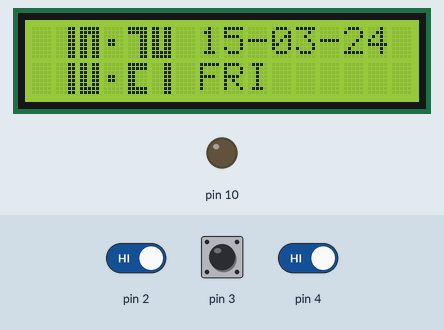
A sketch run on a simulated Arduino Uno, built with avr-gcc and run on an emulated ATmega328P. Parts: 16×2 character LCD, output pins drawn as LEDs (lit = HIGH). Inputs (shaded band) come from the test bench; at power-on: pin 2 HIGH, pin 3 HIGH, pin 4 HIGH. The local clock reads 2024-03-15 10:24:30 at power-on unless the sketch sets it; what the sketch prints to the serial monitor is not drawn.

Above: at 1.4 s.
1.5 s: pin 2 driven LOW
At 1.78 s:
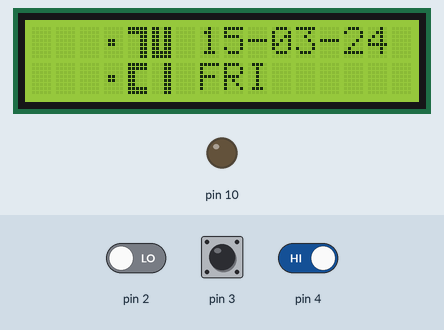
4.5 s: pin 3 pulled LOW for 0.15 s
7.6 s: pin 3 pulled LOW for 1 s
At 8.4 s:
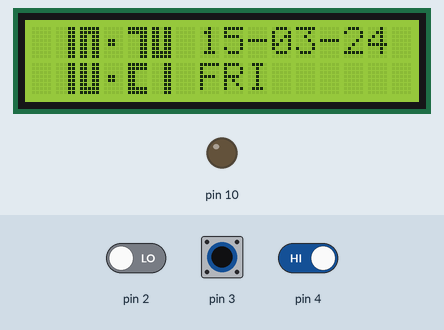
11.6 s: pin 3 driven LOW and pin 4 driven LOW
At 12.4 s:
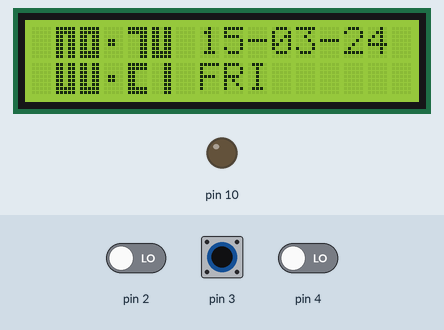
14.6 s: pin 3 driven HIGH
At 15.4 s:
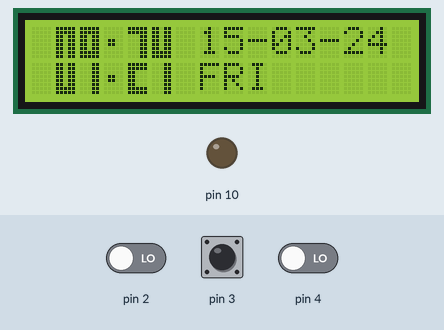
17.6 s: pin 2 driven HIGH and pin 3 driven LOW
At 21.8 s:
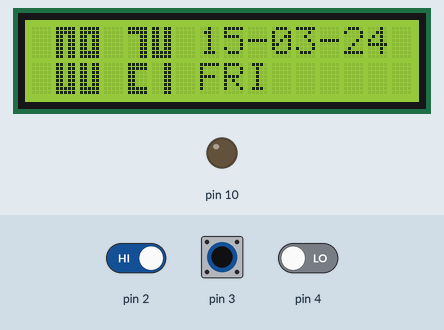
Timing chart, 0 to 23.3 s (numbered marks = the images above; inputs shaded):
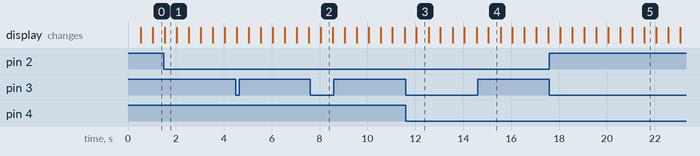

Measured:
- after the input at 1.5 s, the display: changes at once (image 1)
- after the input at 7.6 s, the display: changes after 0.44 s (image 2)
- after the input at 11.6 s, the display: changes after 0.45 s (image 3)
- after the input at 14.6 s, the display: changes after 0.45 s (image 4)
- after the input at 17.6 s, the display: first changes after 0.45 s (image 5 shows a later state)
- what the display in image 1 shows lasts 0.5 s, from 1.5 s to 2.0 s

The sketch:

WeekendProject2.ino
```cpp
#include "main.h"
#include "custCharLCD.h"
#include "DisplayTime.h"
#include "RotaryEncoder.h"

DisplayTime dispTime;
RotaryEncoder rEncoder(3, 4, 2);
RtcDateTime defaultTime = RtcDateTime("Jan 01 2021", "12:00:00");

void buttonISR() {
  if(dispTime.GetTimeState() == normalDisp) {
    dispTime.SetTimeState(setTimeDisp);
  }

  if(dispTime.GetTimeState() == setTimeDisp) {
     dispTime.NextBlinkState();
     dispTime.ResetSetTimeCounter();
  }
}

void checkRTC() {
  if (!Rtc.IsDateTimeValid())
  {
    if (Rtc.LastError() != 0)
    {
      // we have a communications error
      // see https://www.arduino.cc/en/Reference/WireEndTransmission for
      // what the number means
      Serial.print("RTC communications error = ");
      Serial.println(Rtc.LastError());
    }
    else
    {
      Serial.println("RTC lost confidence in the DateTime!");
      Rtc.SetDateTime(defaultTime);
    }
  }

  if (!Rtc.GetIsRunning())
  {
    Serial.println("RTC was not actively running, starting now");
    Rtc.SetIsRunning(true);
  }
}

void setup() {

  attachInterrupt(digitalPinToInterrupt(2), buttonISR, FALLING);

  // Setup Serial Monitor
  Serial.begin(9600);
  Serial.println("Hello World!");

  pinMode(10, OUTPUT);

  // Start and check the RTC:
  Rtc.Begin();
  checkRTC();

  lcd.begin(); // If you are using more I2C devices using the Wire library use lcd.begin(false)
  // this stop the library(LCD_I2C) from calling Wire.begin()

  lcd.begin();

  lcd.backlight();

  // put your setup code here, to run once:
  LoadCustomChar(characterS1);

}

void loop() {
  // put your main code here, to run repeatedly:
  // poll the rotary encoder if in time setting mode! :D
  if(dispTime.GetTimeState() == setTimeDisp) {
    rEncoder.Update();
    int8_t temp = rEncoder.getRotaryEncoderState();
    if(temp != NOCHANGE) dispTime.ResetSetTimeCounter();
    dispTime.SetTimeUpdate(temp);
    rEncoder.clearRotaryEncoderState();
  }
  else
    dispTime.Update();
}
```

DisplayTime.cpp
```cpp
#include <Arduino.h>
#include "DisplayTime.h"
#include "custCharLCD.h"
#include "main.h"

const char *dayOfWeek3letter[8] = {
  "SUN",
  "MON",
  "TUE",
  "WED",
  "THU",
  "FRI",
  "SAT",
};

DisplayTime::DisplayTime() {
  //timeSetTimeCountIn500ms = 0;
  setTimeCounter = 0;
  previousMillis = 0;
  blinkState = blinkColon;
  state = normalDisp;
  showDigit = true;
}

void DisplayTime::NextBlinkState() {
  ++blinkState;

  if (blinkState > blinkYear) {
    blinkState = blinkColon;
    SetTimeState(normalDisp);
  }
}

uint8_t DisplayTime::GetTimeState() {
  return state;
}

void DisplayTime::SetTimeState(uint8_t state) {
  this->state = state;
}

void DisplayTime::SetBlinkState(uint8_t blinkState) {
  this->blinkState = blinkState;
}

uint8_t DisplayTime::GetBlinkState() {
  return blinkState;
}

void DisplayTime::Display(uint8_t setBlinkDigit) {

  RtcDateTime now = Rtc.GetDateTime();

  const uint8_t hourLocation = 1;
  const uint8_t minuteLocation = 4;
  const uint8_t colonLocation = 3;
  const uint8_t dayLocation = 7;
  const uint8_t monthLocation = 10;
  const uint8_t yearLocation = 13;
  const uint8_t DOTWLocation = 7;

  char dateStr[9];
  sprintf(dateStr, "%02d-%02d-%02d", now.Day(), now.Month(), now.Year() - 2000);

  lcd.setCursor(7, 0);
  lcd.print(dateStr);
  lcd.setCursor(7, 1);
  lcd.print(dayOfWeek3letter[now.DayOfWeek()]);

  PlaceNum(hourLocation, 0, now.Hour() / 10);
  PlaceNum(hourLocation + 1, 0, now.Hour() % 10);
  lcd.setCursor(colonLocation, 0);
  lcd.write(byte(0xa5));
  PlaceNum(minuteLocation, 0, now.Minute() / 10);
  PlaceNum(minuteLocation + 1, 0, now.Minute() % 10);
  lcd.setCursor(colonLocation, 1);
  lcd.write(byte(0xa5));

  switch (setBlinkDigit)
  {
    case blinkHour:
      lcd.setCursor(hourLocation, 0);
      lcd.print("  ");
      lcd.setCursor(hourLocation, 1);
      lcd.print("  ");
      break;

    case blinkMinute:
      lcd.setCursor(minuteLocation, 0);
      lcd.print("  ");
      lcd.setCursor(minuteLocation, 1);
      lcd.print("  ");
      break;

    case blinkDay:
      lcd.setCursor(dayLocation, 0);
      lcd.print("  ");
      break;

    case blinkMonth:
      lcd.setCursor(monthLocation, 0);
      lcd.print("  ");
      break;

    case blinkYear:
      lcd.setCursor(yearLocation, 0);
      lcd.print("  ");
      break;

    case blinkDOTW:
      lcd.setCursor(DOTWLocation, 1);
      lcd.print("   ");
      break;

    case blinkColon:
      lcd.setCursor(colonLocation, 0);
      lcd.write(' ');
      lcd.setCursor(colonLocation, 1);
      lcd.write(' ');
      break;

    default:
      break;
  }
}

void DisplayTime::ResetSetTimeCounter() {
  setTimeCounter = 0;
}

inline void DisplayTime::adjustForDay(uint32_t& _year, int8_t& _month, int8_t& _day) {
  if ((_month == 1) || (_month == 3) || (_month == 5) || (_month == 7) ||
      (_month == 8) || (_month == 10) || (_month == 12))
  {
    if (_day > 31)
      _day = 1;
    if (_day < 1)
      _day = 31;
  }
  else if ((_month == 2) && !(_year % 4))
  {
    if (_day > 29)
      _day = 1;
    if (_day < 1)
      _day = 29;
  }
  else if ((_month == 2) && (_year % 4))
  {
    if (_day > 28)
      _day = 1;
    if (_day < 1)
      _day = 28;
  }
  else
  {
    if (_day > 30)
      _day = 1;
    if (_day < 1)
      _day = 30;
  }
}

void DisplayTime::SetTimeUpdate(int8_t PlusOrMinus) {
  uint32_t currentMillis = millis();

  RtcDateTime now = Rtc.GetDateTime();
  int8_t _hour = now.Hour();
  int8_t _minute = now.Minute();
  int8_t _month = now.Month();
  uint32_t _year = now.Year();
  int8_t _day = now.Day();

  if (PlusOrMinus == 1) {
    switch (blinkState) {
      case blinkHour:
        _hour++;
        if (_hour > 23) _hour = 0;
        now = RtcDateTime(now.Year(), now.Month(), now.Day(), (uint8_t)_hour, now.Minute(), now.Second());
        Rtc.SetDateTime(now);
        break;
      case blinkMinute:
        _minute++;
        if (_minute > 59) _minute = 0;
        now = RtcDateTime(now.Year(), now.Month(), now.Day(), now.Hour(), (uint8_t)_minute, now.Second());
        Rtc.SetDateTime(now);
        break;
      case blinkDay:
        _day++;
        adjustForDay(_year, _month, _day);
        now = RtcDateTime(now.Year(), now.Month(), (uint8_t)_day, now.Hour(), now.Minute(), now.Second());
        Rtc.SetDateTime(now);
        break;
      case blinkMonth:
        _month++;
        if (_month > 12) _month = 1;
        adjustForDay(_year, _month, _day);
        now = RtcDateTime(now.Year(), _month, now.Day(), now.Hour(), now.Minute(), now.Second());
        Rtc.SetDateTime(now);
        break;
      case blinkYear:
        _year++;
        if (_year > 2099) _year = 2000;
        adjustForDay(_year, _month, _day);
        now = RtcDateTime(_year, now.Month(), now.Day(), now.Hour(), now.Minute(), now.Second());
        Rtc.SetDateTime(now);
        break;
      default:
        break;
    }
  } else if (PlusOrMinus == -1) {
    switch (blinkState) {
      case blinkHour:
        _hour--;
        if (_hour < 0) _hour = 23;
        now = RtcDateTime(now.Year(), now.Month(), now.Day(), _hour, now.Minute(), now.Second());
        Rtc.SetDateTime(now);
        break;
      case blinkMinute:
        _minute--;
        if (_minute < 0) _minute = 59;
        now = RtcDateTime(now.Year(), now.Month(), now.Day(), now.Hour(), _minute, now.Second());
        Rtc.SetDateTime(now);
        break;
      case blinkDay:
        _day--;
        adjustForDay(_year, _month, _day);
        now = RtcDateTime(now.Year(), now.Month(), (uint8_t)_day, now.Hour(), now.Minute(), now.Second());
        Rtc.SetDateTime(now);
        break;
      case blinkMonth:
        _month--;
        if (_month < 1) _month = 12;
        adjustForDay(_year, _month, _day);
        now = RtcDateTime(now.Year(), _month, now.Day(), now.Hour(), now.Minute(), now.Second());
        Rtc.SetDateTime(now);
        break;
      case blinkYear:
        _year--;
        if (_year < 2000) _year = 2099;
        adjustForDay(_year, _month, _day);
        now = RtcDateTime(_year, now.Month(), now.Day(), now.Hour(), now.Minute(), now.Second());
        Rtc.SetDateTime(now);
        break;
      default:
        break;
    }
  }

  if (checkTimeReachedMillis(currentMillis, previousMillis, digitToggleTime)) {
    //Serial.println(PlusOrMinus, DEC);
    showDigit ^= 1;
    setTimeCounter++;

    if (showDigit) {
      Display(blinkNone);
    } else {
      Display(blinkState);
    }

    if (setTimeCounter > setTimeCounterMax) {
      state = normalDisp;
      blinkState = blinkColon;
      setTimeCounter = 0;
    }

    previousMillis = currentMillis;
  }
}

void DisplayTime::Update() {
  uint32_t currentMillis = millis();

  if (checkTimeReachedMillis(currentMillis, previousMillis, digitToggleTime)) {

    showDigit ^= 1;

    if (showDigit) {
      Display(blinkNone);
    } else {
      Display(blinkColon);
    }

    previousMillis = currentMillis;
  }
}
```

DisplayTime.h
```cpp
#ifndef DISPLAYTIME_H
#define DISPLAYTIME_H

extern const char* dayOfWeek3letter[8];

enum whichSetTimeState {
  normalDisp = 0,
  setTimeDisp,
};

enum whichDigitToBlink
{
  blinkColon = 0,
  blinkHour,
  blinkMinute,
  blinkDay,
  blinkMonth,
  blinkYear,
  blinkDOTW,
  blinkNone,
};

class DisplayTime {

  public:
    DisplayTime();
    void Update();
    void SetTimeUpdate(int8_t PlusOrMinus);
    void Display(uint8_t setBlinkDigit);
    uint8_t GetTimeState();
    void SetTimeState(uint8_t state);
    void SetBlinkState(uint8_t blinkState);
    uint8_t GetBlinkState();
    void NextBlinkState();
    void ResetSetTimeCounter();
    inline void adjustForDay(uint32_t& _year, int8_t& _month, int8_t& _day);

  private:
    uint8_t state;
    uint8_t blinkState;
    uint8_t showDigit;
    uint32_t digitToggleTime = 500;
    uint32_t previousMillis;
    uint32_t timeSetDuration = 3250;
    uint8_t setTimeCounter = 0;
    uint8_t setTimeCounterMax = (uint8_t)(timeSetDuration / digitToggleTime);
};

#endif
```

RotaryEncoder.cpp
```cpp
#include <Arduino.h>
#include "main.h"
#include "RotaryEncoder.h"

RotaryEncoder::RotaryEncoder(uint8_t inputCLK, uint8_t inputDT, uint8_t buttonPin) {
  // Set encoder pins as inputs
  pinMode(inputCLK, INPUT_PULLUP);
  pinMode(inputDT, INPUT_PULLUP);

  previousStateCLK = digitalRead(inputCLK);

  currentStateCLK = 0;
  previousStateCLK = 0;
  this->inputCLK = inputCLK;
  this->inputDT = inputDT;
  this->buttonPin = buttonPin;
}

void RotaryEncoder::clearRotaryEncoderState() {
  RotaryEncoderState = NOCHANGE;
}

int8_t RotaryEncoder::getRotaryEncoderState() {
  return RotaryEncoderState;
}

void RotaryEncoder::Update() {
  //https://dronebotworkshop.com/rotary-encoders-arduino/
  uint32_t currentMillis = millis();

  if (checkTimeReachedMillis(currentMillis, previousMillis, updateTime)) {

    // Read the current state of inputCLK
    currentStateCLK = digitalRead(inputCLK);
    //button = digitalRead(buttonPin);

    // If the previous and the current state of the inputCLK are different then a pulse has occured
    if (currentStateCLK != previousStateCLK) {
      RotaryEncoderState = NOCHANGE;

      // If the inputDT state is different than the inputCLK state then
      // the encoder is rotating counterclockwise
      if (digitalRead(inputDT) != currentStateCLK) {
        RotaryEncoderState = CW;
      } else {
        RotaryEncoderState = CCW;
      }
      //Serial.print("Direction: ");
      //Serial.print(encdir);
      //Serial.print(" -- Value: ");
      //Serial.println(counter);
    }

    // Update previousStateCLK with the current state
    previousStateCLK = currentStateCLK;

    previousMillis = currentMillis;
  }
}
```

RotaryEncoder.h
```cpp
#ifndef ROTARYENCODER_H
#define ROTARYENCODER_H

#include "DisplayTime.h"

enum RotaryEncoderState {
  CCW = -1,
  NOCHANGE = 0,
  CW = 1,
};

class RotaryEncoder {
  public:
    RotaryEncoder(uint8_t inputCLK, uint8_t inputDT,  uint8_t button);
    void Update();
    int8_t getRotaryEncoderState();
    void clearRotaryEncoderState();

  private:
    int8_t RotaryEncoderState; // +1 = clockwise, -1 = counter-clockwise, 0 = no change.
    uint8_t inputCLK;
    uint8_t inputDT;
    uint8_t buttonPin;
    uint8_t currentStateCLK;
    uint8_t previousStateCLK;
    String encdir = "";
    uint32_t previousMillis;
    uint32_t updateTime = 10;
};

#endif
```

main.h
```cpp
#ifndef MAIN_H
#define MAIN_H

#include <LCD_I2C.h>
#include <RtcDS1307.h>
//#include <RTClib.h>
#include <Wire.h> // must be included here so that Arduino library object file references work

inline LCD_I2C lcd(0x3f);
inline RtcDS1307<TwoWire> Rtc(Wire);

inline bool checkTimeReachedMillis(uint32_t currentMillis, uint32_t previousMillis, uint32_t reachTime) {
  return (currentMillis - previousMillis >= reachTime);
}

#endif
```

custCharLCD.cpp
```cpp
#include <Arduino.h>
#include "custCharLCD.h"
#include "main.h"

const uint8_t characterS1[8][8] = { { 3, 3, 3, 3, 3, 3, 3, 3 },
  { 31, 31, 24, 24, 24, 24, 31, 31 },
  { 31, 31, 3, 3, 3, 3, 3, 3 },
  { 31, 31, 3, 3, 3, 3, 31, 31 },
  { 27, 27, 27, 27, 27, 27, 31, 31 },
  { 31, 31, 27, 27, 27, 27, 31, 31 },
  { 31, 31, 27, 27, 27, 27, 27, 27 },
  { 3, 3, 3, 3, 3, 3, 31, 31 }
};

// Lookup pattern for the custom large fonts (using characterS1):
const uint8_t lookupNum[] = { 6, 4, // zero
                              0, 0, // one
                              2, 1, // two
                              2, 3, // three
                              4, 0, // four
                              1, 7, // five
                              1, 4, // six
                              2, 0, // seven
                              5, 4, // eight
                              5, 0  // nine
                            };

void LoadCustomChar(const uint8_t characterS[8][8]) {

  for (uint8_t i = 0; i < 8; i++)
    lcd.createChar(i, characterS[i]);

  for (uint8_t i = 0; i < 8; i++)
    lcd.createChar(i, characterS[i]);

}

void PlaceNum(uint8_t colNum, uint8_t rowNum, uint8_t number) {
  lcd.setCursor(colNum, rowNum);
  lcd.write(byte(lookupNum[number * 2]));
  lcd.setCursor(colNum, rowNum + 1);
  lcd.write(byte(lookupNum[number * 2 + 1]));
}

void BlankNum(uint8_t colNum, uint8_t rowNum) {
  lcd.setCursor(colNum, rowNum);
  lcd.print(" ");
  lcd.setCursor(colNum, rowNum + 1);
  lcd.print(" ");
}
```

custCharLCD.h
```cpp
#ifndef CUSTCHARLCD_H
#define CUSTCHARLCD_H

extern const uint8_t characterS1[8][8];
extern const uint8_t lookupNum[];

void LoadCustomChar(const uint8_t characterS[8][8]);
void PlaceNum(uint8_t colNum, uint8_t rowNum, uint8_t number);
void BlankNum(uint8_t colNum, uint8_t rowNum);

#endif
```
